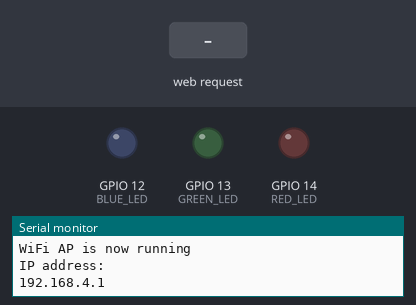
Bench run of a sketch on a simulated ESP8266 (NodeMCU). Shown: output pins drawn as LEDs (lit = HIGH), the last lines printed to the serial monitor. Dashed ring = blinking. The test bench sets the inputs (shaded band).

Above: at 2.8 s.
2.9 s: HTTP request GET /Sequence_1/on received
At 4.4 s:
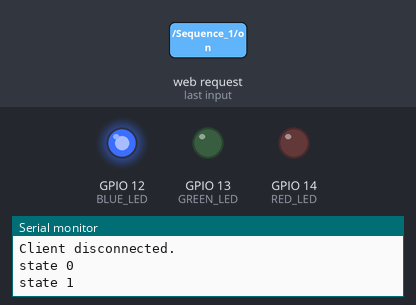
At 5.8 s:
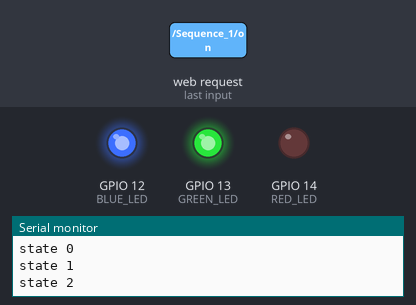
7.0 s: HTTP request GET /Sequence_2/on received
11.1 s: HTTP request GET /Sequence_3/on received
At 12.8 s:
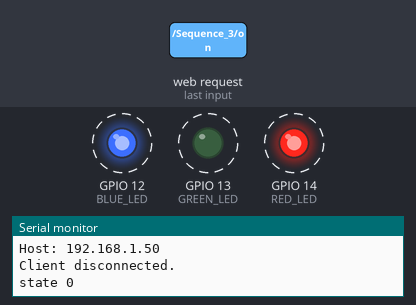
Timing chart, 0 to 21.2 s (numbered marks = the images above; inputs shaded):
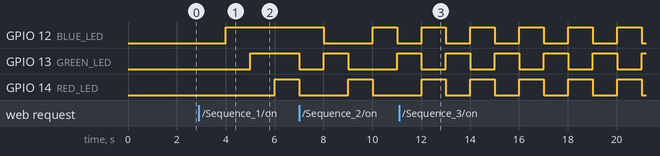

The sketch:

webAp1.04.ino
```cpp
//Sequence actual works

#include <ESP8266WiFi.h>
#include <WiFiClient.h>
#include <ESP8266WebServer.h>

 #define BLUE_LED  12
 #define GREEN_LED  13
 #define RED_LED   14

 // Create the objects for server and client
 WiFiServer server(80);
 WiFiClient client;

 const char* ssid   = "Test_1";         // This is the SSID that will be broadcast
 const char* password = "12345678";     // NOTE - at least 8 characters to make it work
 const int Time = 1000;

 String http;
 String temp;

 //LEDs
 String bluLedState = "off";
 String grnLedState = "off";
 String redLedState = "off";

 //Sequences
 String sequence1 = "off";
 String sequence2 = "off";
 String sequence3 = "off";

 int count = 0;

 void setup() {
  Serial.begin(115200);
  pinMode(BLUE_LED, OUTPUT);
  pinMode(GREEN_LED, OUTPUT);
  pinMode(RED_LED, OUTPUT);
  digitalWrite(BLUE_LED, LOW);
  digitalWrite(GREEN_LED, LOW);
  digitalWrite(RED_LED, LOW);
  Serial.print("Connecting to ");
  Serial.println(ssid);

  // Create the ESP32 access point
  WiFi.softAP(ssid, password);

  Serial.println( "" );
  Serial.println( "WiFi AP is now running" );
  Serial.println( "IP address: " );
  Serial.println( WiFi.softAPIP() );

  // Start our ESP32 server
  server.begin();
 }

 void loop(){
  if ( client = server.available() ) {  // Checks if a new client tries to connect to our server
   Serial.println("New Client.");
   String clientData = "";
   while ( client.connected() ) {    // Wait until the client finish sending HTTP request
    if (client.available() ) {     // If there is a data,
     char c = client.read();      //  read one character since no string
     http += c;                   //  then parse it
     Serial.write(c);

    // If the character is carriage return, means end of http request from client
     if (c == '\n') {
      if (clientData.length() == 0) {     //  Now that the clientData is cleared,
       sendResponse();
//       updateLED();
       updateState();
       updateWebpage();
       break;
      } else {
       clientData = "";       //  First, clear the clientData
      }
     } else if (c != '\r') {      // Or if the character is NOT new line
      clientData += c;        //store the character to the clientData variable
     }
    }
   }
   temp = http;
   http = "";

   // Disconnect the client.
   client.stop();
   Serial.println("Client disconnected.");
   Serial.println("");
  }
  updateLED();
 }

 void sendResponse() {
  // Send the HTTP response headers
  client.println("HTTP/1.1 200 OK");
  client.println("Content-type:text/html");
  client.println("Connection: close");
  client.println();
 }

// In here we will display / update the webpage by sending the HTML
//  to the connected client
// In order for us to use the HTTP GET functionality,
//  the HTML hyperlinks or href is use in the buttons.
//  So that, when you press the buttons, it will send a request to the
//  web server with the href links by which our ESP32 web server will
//  be check using HTTP GET and execute the equivalent action
 void updateWebpage() {

  // Send the whole HTML
  client.println("<!DOCTYPE html><html>");
  client.println("<head>");
  client.println("<title>ESP32 WiFi Station</title>");
  client.println("</head>");

  // Web Page Heading
  client.println("<body><h1>Simple ESP32 Web Server</h1>");

  // Display buttons for Sequence 1
  //will light one by one until all is full
  client.println("<p>1. Sequence 1 is " + sequence1 + "</p>");
  if (sequence1 == "off") {
   client.println("<p><a href=\"/Sequence_1/on\"><button>Turn ON</button></a></p>");
  } else {
   client.println("<p><a href=\"/Sequence_1/off\"><button>Turn OFF</button></a></p>");
  }

  client.print("<hr>");

  // Display buttons for sequence 2
  //will light each one indivualaly in a row (rainbow)
  client.println("<p>2. Sequence 2 is " + sequence2 + "</p>");
  if (sequence2 == "off") {
   client.println("<p><a href=\"/Sequence_2/on\"><button>Turn ON</button></a></p>");
  } else {
   client.println("<p><a href=\"/Sequence_2/off\"><button>Turn OFF</button></a></p>");
  }

  client.print("<hr>");

  // Display buttons for sequence 3
  //will turn on two on side then on in middle
  client.println("<p>3. Sequence 3 is " + (sequence3) + "</p>");
  if (sequence3 == "off") {
   client.println("<p><a href=\"/Sequence_3/on\"><button>Turn ON</button></a></p>");
  } else {
   client.println("<p><a href=\"/Sequence_3/off\"><button>Turn OFF</button></a></p>");
  }

  client.println("</body></html>");
  client.println();
 }

// In here we will check the HTTP request of the connected client
//  using the HTTP GET function,
//  Then turns the LED on / off according to the HTTP request
 void updateLED() {
//sequence description found in updateWebPage()
  if (sequence1 == "on") {
    count = count % 4;
    switch (count){
      case 0:{
        Serial.println("state 0");
        digitalWrite(GREEN_LED, LOW);
        digitalWrite(RED_LED, LOW);
        digitalWrite(BLUE_LED, LOW);
        break;
      }
      case 1:{
        Serial.println("state 1");
        digitalWrite(GREEN_LED, LOW);
        digitalWrite(RED_LED, LOW);
        digitalWrite(BLUE_LED, HIGH);
        break;
      }
      case 2:{
        Serial.println("state 2");
        digitalWrite(GREEN_LED, HIGH);
        digitalWrite(RED_LED, LOW);
        digitalWrite(BLUE_LED, HIGH);
        break;
      }
      case 3:{
        Serial.println("state 3");
        digitalWrite(GREEN_LED, HIGH);
        digitalWrite(RED_LED, HIGH);
        digitalWrite(BLUE_LED, HIGH);
        break;
      }
    }
  } else if (sequence2 == "on") {
    count = count%3;
    switch (count){
      case 0:{
        Serial.println("state 0");
        digitalWrite(GREEN_LED, LOW);
        digitalWrite(RED_LED, LOW);
        digitalWrite(BLUE_LED, HIGH);
        break;
      }
      case 1:{
        Serial.println("state 1");
        digitalWrite(GREEN_LED, HIGH);
        digitalWrite(RED_LED, LOW);
        digitalWrite(BLUE_LED, LOW);
        break;
      }
      case 2:{
        Serial.println("state 2");
        digitalWrite(GREEN_LED, LOW);
        digitalWrite(RED_LED, HIGH);
        digitalWrite(BLUE_LED, LOW);
        break;
      }
    }
  } else if (sequence3 == "on") {
    count = count%2;
    switch (count){
      case 0:{
        Serial.println("state 0");
        digitalWrite(GREEN_LED, LOW);
        digitalWrite(RED_LED, HIGH);
        digitalWrite(BLUE_LED, HIGH);
        break;
      }
      case 1:{
        Serial.println("state 1");
        digitalWrite(GREEN_LED, HIGH);
        digitalWrite(RED_LED, LOW);
        digitalWrite(BLUE_LED, LOW);
        break;
      }
    }
  }
  count++;
  delay(Time);
  digitalWrite(GREEN_LED, LOW);
  digitalWrite(RED_LED, LOW);
  digitalWrite(BLUE_LED, LOW);
 }

//created states to turn off led when button is off or on
void updateState(){
   if    (http.indexOf("GET /Sequence_1/on") >= 0) {
   sequence1 = "on";
   sequence2 = "off";
   sequence3 = "off";
   count = 0;
  } else if (http.indexOf("GET /Sequence_1/off") >= 0) {
   sequence1 = "off";
   digitalWrite(GREEN_LED, LOW);
   digitalWrite(RED_LED, LOW);
   digitalWrite(BLUE_LED, LOW);
  } else if (http.indexOf("GET /Sequence_2/on") >= 0) {
   sequence2 = "on";
   sequence1 = "off";
   sequence3 = "off";
   count = 0;
  } else if (http.indexOf("GET /Sequence_2/off") >= 0) {
   sequence2 = "off";
   digitalWrite(GREEN_LED, LOW);
   digitalWrite(RED_LED, LOW);
   digitalWrite(BLUE_LED, LOW);
  } else if (http.indexOf("GET /Sequence_3/on") >= 0) {
   sequence3 = "on";
   sequence1 = "off";
   sequence2 = "off";
   count = 0;
  } else if (http.indexOf("GET /Sequence_3/off") >= 0) {
   sequence3 = "off";
   digitalWrite(GREEN_LED, LOW);
   digitalWrite(RED_LED, LOW);
   digitalWrite(BLUE_LED, LOW);
  }
}
```

Measured:
- after the input at 2.9 s, GPIO 12 (BLUE_LED): LOW → HIGH after 1.1 s; GPIO 13 (GREEN_LED): LOW → HIGH after 2.1 s; GPIO 14 (RED_LED): LOW → HIGH after 3.1 s
- after the input at 11.1 s, GPIO 12 (BLUE_LED): alternates HIGH for 1.0 s and LOW for 1.0 s, starting after 0.91 s; GPIO 13 (GREEN_LED): alternates HIGH for 1.0 s and LOW for 1.0 s, starting after 1.9 s; GPIO 14 (RED_LED): alternates HIGH for 1.0 s and LOW for 1.0 s, starting after 2.9 s
